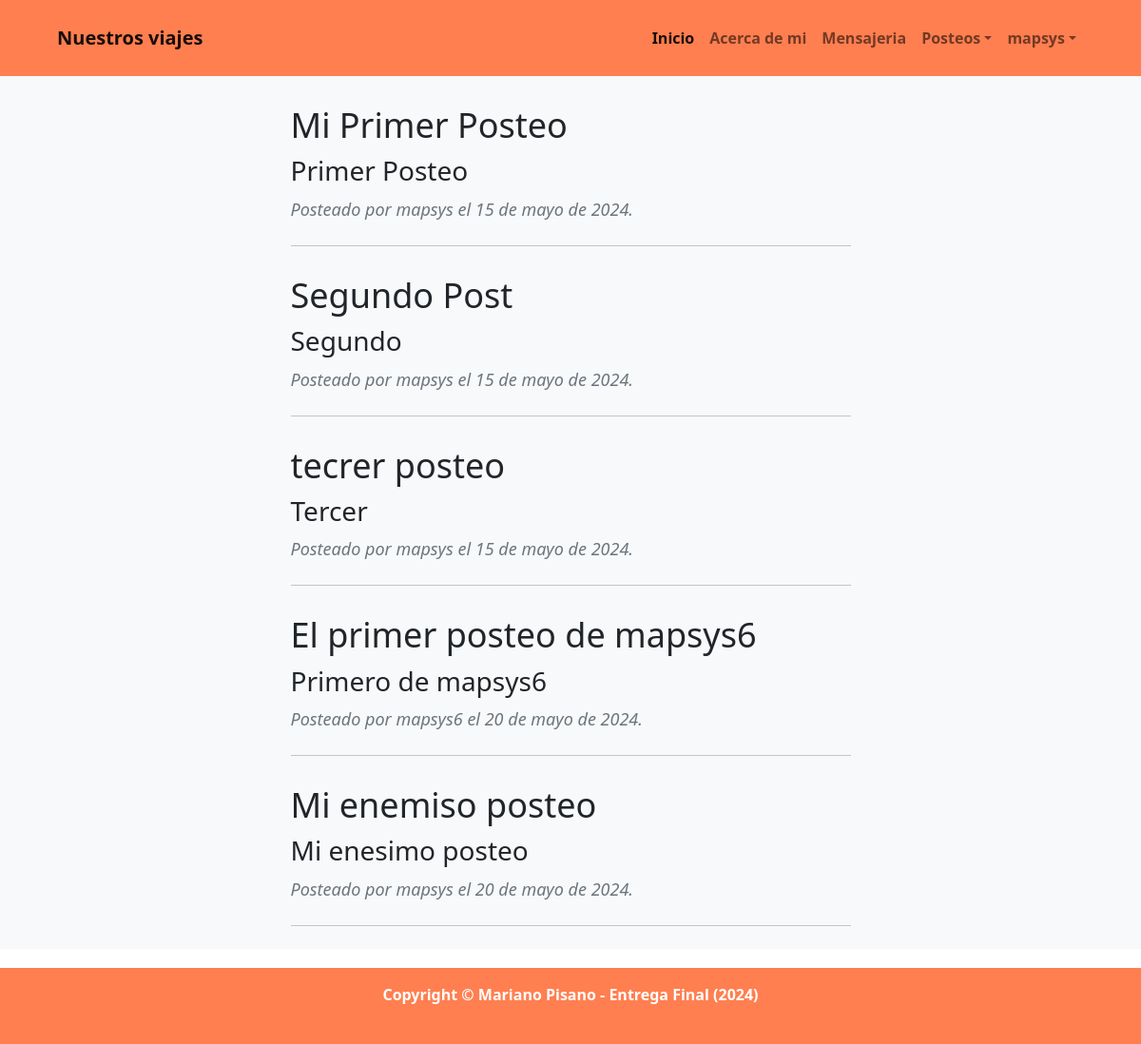
Page /posteos/ (signed in) on the committed database.
### posteos/models.py (models this page shows)
class Posteo(models.Model):
    titulo         = models.CharField(max_length=255)
    subtitulo      = models.CharField(max_length=255)
    contenido      = RichTextField(null=True)
    autor          = models.ForeignKey(User, on_delete=models.CASCADE)
    fecha_creacion = models.DateField(auto_now_add=True, auto_now=False)
    imagen         = models.ImageField(upload_to='galeria', null=True, blank=True)

### posteos/views.py (the view)
# urls.py: path("", views.posteo_list, name="home"),
@login_required
def posteo_list(request):
    consulta = request.GET.get("consulta", None)
    if consulta:
        print(consulta)
        query = models.Posteo.objects.filter(titulo__icontains=consulta)
    else:
        query = models.Posteo.objects.all()
    context = {"posts": query}
    return render(request, "posteos/posteo_list.html", context)

### posteos/templates/posteos/posteo_list.html (shortened to what this page needs)
{% extends 'core/base.html' %}
{% load static %}
{% block bloque_contenido %}
<section class="bg-light">
    <div class="container px-4 px-lg-5">
        {% if posts %}
            <div class="row gx-4 gx-lg-5 justify-content-center">
                <div class="col-md-10 col-lg-8 col-xl-7">
                    {% for post in posts %}
                        <div class="post-preview">
                            <a href={% url 'posteos:posteo_detail' post.id %}>
                                <h2 class="post-title">{{ post.titulo }}</h2>
                                <h3 class="post-subtitle">{{ post.subtitulo }}</h3>
                            </a>
                            <p class="post-meta">
                                Posteado por {{ post.autor }} el {{ post.fecha_creacion }}.
                            </p>
                        </div>
                        <hr class="my-4"/>
                    {% endfor %}
                </div>
            </div>
        {% else %}
            <div class="p-3 p-lg-4 lead fst-italic">
                <p>No hay publicaciones creadas en este momento.</p>
            </div>
        {% endif %}
    </div>
</section>
{% endblock bloque_contenido %}

### core/templates/core/base.html (shortened to what this page needs)
{% load static %}
<!DOCTYPE html>
<html lang="en">
<head>
    {% load static %}
    <link rel="stylesheet"
          href="https://cdn.jsdelivr.net/npm/bootstrap-icons@1.9.1/font/bootstrap-icons.css">
    <link href="{% static 'css/styles.css' %}" rel="stylesheet" />
</head>
<body>
{% load static %}
<nav style="background-color: coral;
            color: black;
            font-weight: bold;
            height: 80px"
     class="navbar navbar-expand-lg navbar-light ">
  <div class="container-fluid">
    <a class="navbar-brand px-5 " href="{% url 'core:home' %}">Nuestros viajes</a>
    <div class="collapse navbar-collapse me-5" id="navbarSupportedContent">
      <ul class="navbar-nav ms-auto py-4 py-lg-0">
        <li class="nav-item">
          <a class="nav-link active"
             aria-current="page"
             href="{% url 'core:home' %}">Inicio</a>
        </li>
        <li class="nav-item">
          <a class="nav-link"
             href="{% url 'core:about' %}">Acerca de mi</a>
        </li>
        {% if request.user.is_authenticated %}
          <li class="nav-item">
            <a class="nav-link" href="{% url 'mensajes:home' %}">Mensajeria</a>
          </li>
          <li class="nav-item dropdown">
            <a class="nav-link dropdown-toggle"
               href="#"
               role="button"
               data-bs-toggle="dropdown"
               aria-expanded="false">Posteos</a>
          </li>
          <li class="nav-item dropdown">
            <a class="nav-link dropdown-toggle"
               href="#"
               role="button"
               data-bs-toggle="dropdown"
               aria-expanded="false">{{ request.user.username }}</a>
          </li>
        {% endif %}
      </ul>
    </div>
  </div>
</nav>
{% block bloque_contenido %}
{% endblock bloque_contenido %}
<footer style="background-color: coral;
               color: black;
               font-weight: bold;
               height: 80px"
        class="footer mt-auto py-3 fixed-bottom ">
  <div class="container">
    <p class="m-0 text-center text-white">Copyright &copy; Mariano Pisano - Entrega Final (2024)</p>
  </div>
</footer>
</body>
</html>

### rows in the picture
Posteo: titulo "Mi Primer Posteo", subtitulo "Primer Posteo", autor "mapsys", fecha_creacion "15 de mayo de 2024"
Posteo: titulo "Segundo Post", subtitulo "Segundo", autor "mapsys", fecha_creacion "15 de mayo de 2024"
Posteo: titulo "tecrer posteo", subtitulo "Tercer", autor "mapsys", fecha_creacion "15 de mayo de 2024"
Posteo: titulo "El primer posteo de mapsys6", subtitulo "Primero de mapsys6", autor "mapsys6", fecha_creacion "20 de mayo de 2024"
Posteo: titulo "Mi enemiso posteo", subtitulo "Mi enesimo posteo", autor "mapsys", fecha_creacion "20 de mayo de 2024"

### other values in the picture
{{ request.user.username }} "mapsys"
